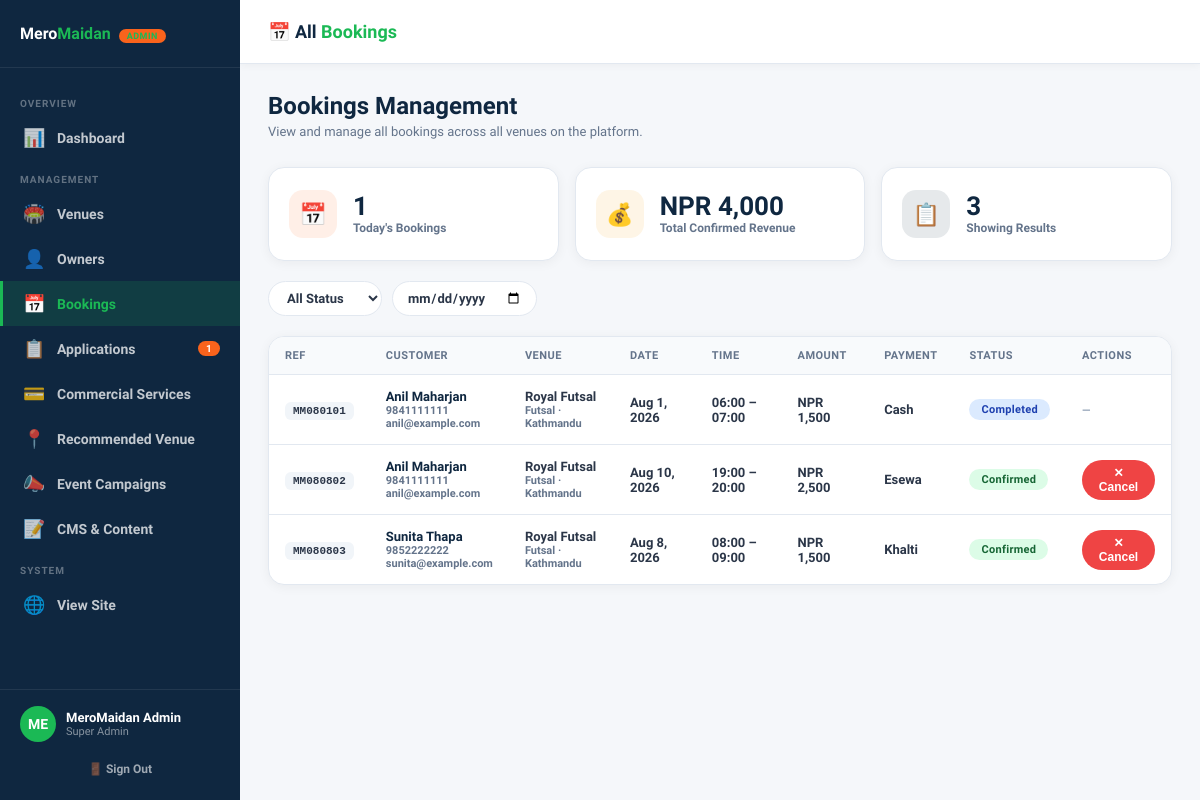
The page /superadmin/bookings.php (signed in) on the database as committed earlier.
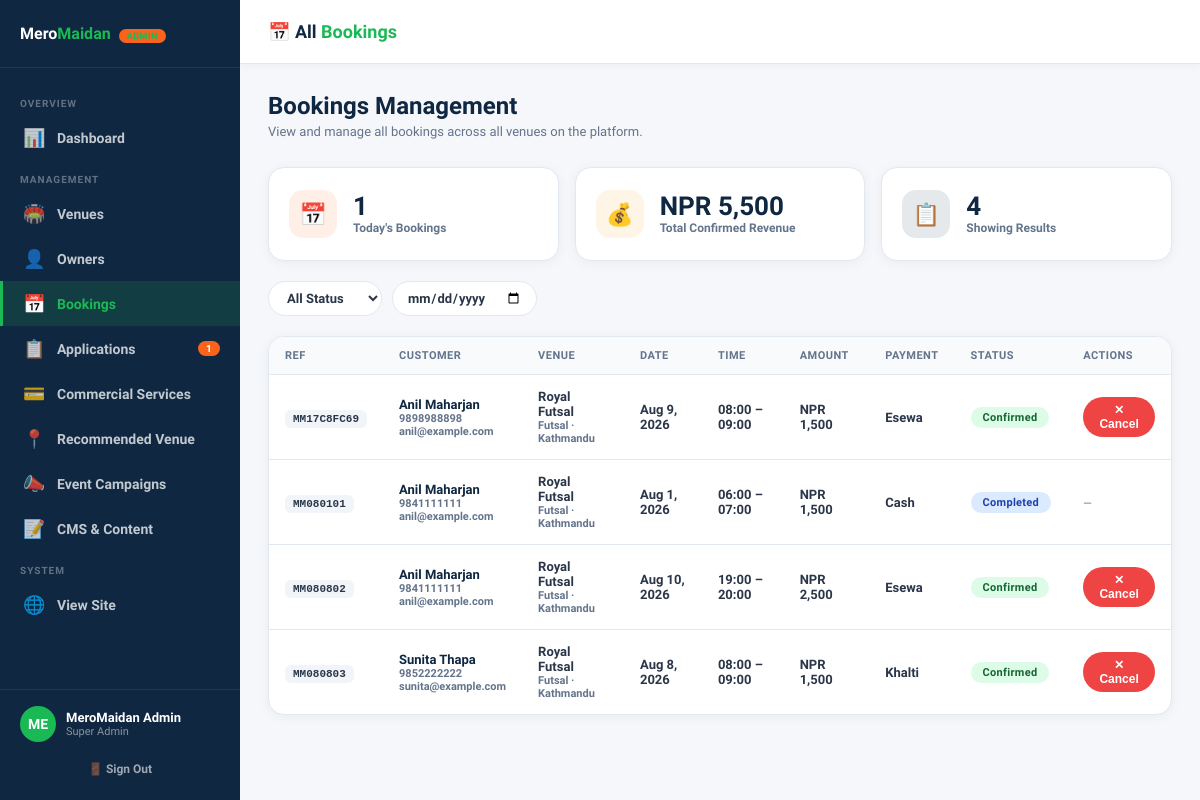
The same page on the database as committed later.
### tables this page shows
CREATE TABLE `bookings` (
  `id` int(11) NOT NULL AUTO_INCREMENT,
  `venue_id` int(11) NOT NULL,
  `player_id` int(11) DEFAULT NULL,
  `customer_name` varchar(200) NOT NULL,
  `customer_phone` varchar(20) NOT NULL,
  `customer_email` varchar(200) DEFAULT NULL,
  `booking_date` date NOT NULL,
  `start_time` time NOT NULL,
  `end_time` time NOT NULL,
  `base_price` decimal(10,2) DEFAULT NULL,
  `coupon_id` bigint(20) DEFAULT NULL,
  `coupon_code` varchar(50) DEFAULT NULL,
  `discount_amount` decimal(10,2) NOT NULL DEFAULT 0.00,
  `fees_amount` decimal(10,2) NOT NULL DEFAULT 0.00,
  `tax_amount` decimal(10,2) NOT NULL DEFAULT 0.00,
  `total_price` decimal(10,2) NOT NULL,
  `status` enum('pending','confirmed','cancelled','completed','checked_in','in_progress','no_show') DEFAULT 'confirmed',
  `payment_method` enum('cash','esewa','khalti','card') DEFAULT 'cash',
  `notes` text DEFAULT NULL,
  `booking_ref` varchar(20) DEFAULT NULL,
  `created_at` timestamp NOT NULL DEFAULT current_timestamp(),
  PRIMARY KEY (`id`),
  UNIQUE KEY `booking_ref` (`booking_ref`),
  KEY `venue_id` (`venue_id`),
  KEY `player_id` (`player_id`),
  CONSTRAINT `bookings_ibfk_1` FOREIGN KEY (`venue_id`) REFERENCES `venues` (`id`) ON DELETE CASCADE,
  CONSTRAINT `bookings_ibfk_2` FOREIGN KEY (`player_id`) REFERENCES `players` (`id`) ON DELETE SET NULL
);

CREATE TABLE `venues` (
  `id` int(11) NOT NULL AUTO_INCREMENT,
  `owner_id` int(11) DEFAULT NULL,
  `name` varchar(200) NOT NULL,
  `slug` varchar(200) NOT NULL,
  `sport_type` enum('Football','Futsal','Cricket','Cricsal','Multi-Sport') NOT NULL DEFAULT 'Futsal',
  `address` text NOT NULL,
  `city` varchar(100) NOT NULL DEFAULT 'Kathmandu',
  `district` varchar(100) NOT NULL DEFAULT 'Kathmandu',
  `lat` decimal(10,8) DEFAULT NULL,
  `lng` decimal(11,8) DEFAULT NULL,
  `description` text DEFAULT NULL,
  `amenities` longtext DEFAULT NULL CHECK (json_valid(`amenities`)),
  `images` longtext DEFAULT NULL CHECK (json_valid(`images`)),
  `cover_image` varchar(500) DEFAULT NULL,
  `open_time` time DEFAULT '06:00:00',
  `close_time` time DEFAULT '22:00:00',
  `price_per_hour` decimal(10,2) NOT NULL DEFAULT 1000.00,
  `capacity` varchar(50) DEFAULT '5-a-side',
  `status` enum('pending','active','suspended') DEFAULT 'pending',
  `created_at` timestamp NOT NULL DEFAULT current_timestamp(),
  PRIMARY KEY (`id`),
  UNIQUE KEY `slug` (`slug`),
  KEY `owner_id` (`owner_id`),
  CONSTRAINT `venues_ibfk_1` FOREIGN KEY (`owner_id`) REFERENCES `venue_owners` (`id`) ON DELETE SET NULL
);

### superadmin/bookings.php (the view, shortened to what the changed rows need)
<?php
$db = getDB();
$statusFilter = $_GET['status'] ?? 'all';
$dateFilter   = $_GET['date']   ?? '';
$sql = "SELECT b.*, v.name as venue_name, v.sport_type, v.city
        FROM bookings b JOIN venues v ON b.venue_id = v.id WHERE 1=1";
$params = [];
$sql .= " ORDER BY b.created_at DESC LIMIT 200";
$stmt = $db->prepare($sql);
$stmt->execute($params);
$bookings = $stmt->fetchAll();
$totalRevenue = $db->query("SELECT COALESCE(SUM(total_price),0) FROM bookings WHERE status='confirmed'")->fetchColumn();
?>
<!DOCTYPE html>
<html lang="en">
<head>
  <link rel="stylesheet" href="../assets/css/admin.css">
</head>
<body>
<div class="admin-layout">
  <main class="admin-main">
    <div class="admin-content">
      <div class="page-header">
        <h1>Bookings Management</h1>
      </div>
      <div class="stats-row" style="grid-template-columns: repeat(3,1fr);margin-bottom:20px;">
        <div class="stat-card">
          <div><div class="stat-num">NPR <?=number_format($totalRevenue)?></div><div class="stat-label">Total Confirmed Revenue</div></div>
        </div>
        <div class="stat-card">
          <div><div class="stat-num"><?=count($bookings)?></div><div class="stat-label">Showing Results</div></div>
        </div>
      </div>
      <div class="data-card">
        <div style="overflow-x:auto;">
          <table class="data-table">
            <thead><tr>
              <th>Ref</th><th>Customer</th><th>Venue</th><th>Date</th><th>Time</th><th>Amount</th><th>Payment</th><th>Status</th><th>Actions</th>
            </tr></thead>
            <tbody>
            <?php foreach($bookings as $b): ?>
            <tr>
              <td><code style="font-size:11px;background:#f1f5f9;padding:3px 8px;border-radius:6px;font-weight:700;"><?=htmlspecialchars($b['booking_ref'])?></code></td>
              <td>
                <div style="font-weight:800;color:#0f2740;"><?=htmlspecialchars($b['customer_name'])?></div>
                <div style="font-size:11px;color:#64748b;"><?=htmlspecialchars($b['customer_phone'])?></div>
                <?php if($b['customer_email']): ?><div style="font-size:11px;color:#64748b;"><?=htmlspecialchars($b['customer_email'])?></div><?php endif;?>
              </td>
              <td>
                <div style="font-weight:700;"><?=htmlspecialchars($b['venue_name'])?></div>
                <div style="font-size:11px;color:#64748b;"><?=htmlspecialchars($b['sport_type'])?> · <?=htmlspecialchars($b['city'])?></div>
              </td>
              <td><?=date('M j, Y', strtotime($b['booking_date']))?></td>
              <td><?=substr($b['start_time'],0,5)?> – <?=substr($b['end_time'],0,5)?></td>
              <td><strong>NPR <?=number_format($b['total_price'])?></strong></td>
              <td><?=ucfirst($b['payment_method'])?></td>
              <td><span class="badge <?=$b['status']?>"><?=ucfirst($b['status'])?></span></td>
              <td>
                <?php if($b['status']==='pending'): ?>
                <form method="post"><input type="hidden" name="csrf_token" value="<?=csrfToken()?>"><input type="hidden" name="id" value="<?=$b['id']?>"><input type="hidden" name="status_filter" value="<?=htmlspecialchars($statusFilter)?>"><input type="hidden" name="date_filter" value="<?=htmlspecialchars($dateFilter)?>"><button name="action" value="confirm" class="btn btn-green btn-sm">✓ Confirm</button></form>
                <?php elseif($b['status']==='confirmed'): ?>
                <form method="post" onsubmit="return confirm('Cancel this booking?')"><button name="action" value="cancel" class="btn btn-red btn-sm">✕ Cancel</button></form>
                <?php else: ?>
                <span style="font-size:11px;color:#94a3b8;">—</span>
                <?php endif;?>
              </td>
            </tr>
            <?php endforeach; ?>
            </tbody>
          </table>
        </div>
      </div>
    </div>
  </main>
</div>
</body>
</html>

Rows that differ between the two databases and show on the page:
added bookings: booking_ref "MM17C8FC69", customer_name "Anil Maharjan", customer_phone "9898988898", customer_email "anil@example.com", venue.name "Royal Futsal", venue.sport_type "Futsal", venue.city "Kathmandu", booking_date "Aug 9, 2026", start_time "08:00", end_time "09:00", total_price "1,500", payment_method "Esewa", status "Confirmed"
Other text that changed with them:
$totalRevenue: "4,000" → "5,500"
count($bookings): "3" → "4"
